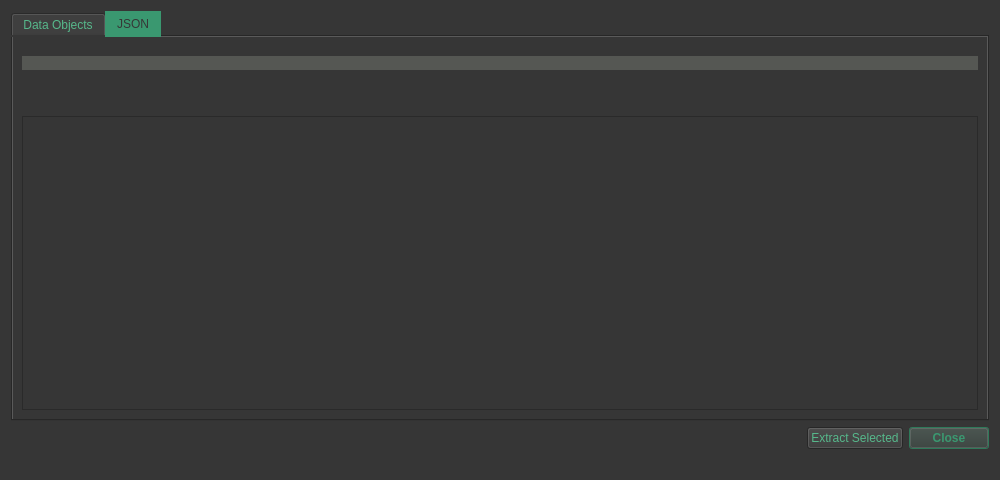
<?xml version="1.0" encoding="UTF-8"?>
<ui version="4.0">
 <class>Form</class>
 <widget class="QWidget" name="Form">
  <property name="geometry">
   <rect>
    <x>0</x>
    <y>0</y>
    <width>1000</width>
    <height>480</height>
   </rect>
  </property>
  <property name="windowTitle">
   <string>Form</string>
  </property>
  <property name="styleSheet">
   <string notr="true">QWidget
{
	color: rgb(86, 184, 139);
	background-color: rgb(54, 54, 54);
	selection-background-color: rgb(58, 152, 112);
}

QTabWidget
{
	background-color: rgb(54, 54, 54);
	selection-background-color: rgb(58, 152, 112);
}

QTabBar::tab:top:selected {
    background-color: rgb(58, 152, 112);
    color: rgb(54, 54, 54);
}

QTableWidget
{
background-color: rgb(85, 87, 83);
selection-background-color: rgb(58, 152, 112);
}

QLabel#indexLabel
{
	background-color: rgb(85, 87, 83);
}

QLabel#collLabel
{
	background-color: rgb(85, 87, 83);
}

QLabel#errorLabel
{
	color: rgb(217, 174, 23);
}

QPushButton#closeButton
{
	background-color: rgb(54, 54, 54);
	color: rgb(58, 152, 112);
}</string>
  </property>
  <layout class="QVBoxLayout" name="verticalLayout">
   <item>
    <widget class="QTabWidget" name="tabWidget">
     <property name="styleSheet">
      <string notr="true"/>
     </property>
     <property name="currentIndex">
      <number>1</number>
     </property>
     <widget class="QWidget" name="tab_2">
      <attribute name="title">
       <string>Data Objects</string>
      </attribute>
      <layout class="QVBoxLayout" name="verticalLayout_3">
       <item>
        <spacer name="verticalSpacer_4">
         <property name="orientation">
          <enum>Qt::Vertical</enum>
         </property>
         <property name="sizeType">
          <enum>QSizePolicy::Maximum</enum>
         </property>
         <property name="sizeHint" stdset="0">
          <size>
           <width>20</width>
           <height>10</height>
          </size>
         </property>
        </spacer>
       </item>
       <item>
        <widget class="QLabel" name="collLabel">
         <property name="text">
          <string/>
         </property>
        </widget>
       </item>
       <item>
        <spacer name="verticalSpacer">
         <property name="orientation">
          <enum>Qt::Vertical</enum>
         </property>
         <property name="sizeType">
          <enum>QSizePolicy::Maximum</enum>
         </property>
         <property name="sizeHint" stdset="0">
          <size>
           <width>20</width>
           <height>40</height>
          </size>
         </property>
        </spacer>
       </item>
       <item>
        <widget class="QTableWidget" name="dataObjectTable">
         <property name="sizeAdjustPolicy">
          <enum>QAbstractScrollArea::AdjustToContents</enum>
         </property>
         <property name="editTriggers">
          <set>QAbstractItemView::NoEditTriggers</set>
         </property>
         <property name="selectionMode">
          <enum>QAbstractItemView::MultiSelection</enum>
         </property>
         <property name="selectionBehavior">
          <enum>QAbstractItemView::SelectRows</enum>
         </property>
         <column>
          <property name="text">
           <string>Name</string>
          </property>
         </column>
         <column>
          <property name="text">
           <string>Owner</string>
          </property>
         </column>
         <column>
          <property name="text">
           <string>Size</string>
          </property>
         </column>
         <column>
          <property name="text">
           <string>Creation Date</string>
          </property>
         </column>
        </widget>
       </item>
      </layout>
     </widget>
     <widget class="QWidget" name="tab">
      <attribute name="title">
       <string>JSON</string>
      </attribute>
      <layout class="QVBoxLayout" name="verticalLayout_2">
       <item>
        <spacer name="verticalSpacer_3">
         <property name="orientation">
          <enum>Qt::Vertical</enum>
         </property>
         <property name="sizeType">
          <enum>QSizePolicy::Maximum</enum>
         </property>
         <property name="sizeHint" stdset="0">
          <size>
           <width>20</width>
           <height>10</height>
          </size>
         </property>
        </spacer>
       </item>
       <item>
        <widget class="QLabel" name="indexLabel">
         <property name="text">
          <string/>
         </property>
        </widget>
       </item>
       <item>
        <spacer name="verticalSpacer_2">
         <property name="orientation">
          <enum>Qt::Vertical</enum>
         </property>
         <property name="sizeType">
          <enum>QSizePolicy::Maximum</enum>
         </property>
         <property name="sizeHint" stdset="0">
          <size>
           <width>20</width>
           <height>40</height>
          </size>
         </property>
        </spacer>
       </item>
       <item>
        <widget class="QTextBrowser" name="textBrowser"/>
       </item>
      </layout>
     </widget>
    </widget>
   </item>
   <item>
    <layout class="QHBoxLayout" name="horizontalLayout">
     <item>
      <spacer name="horizontalSpacer">
       <property name="orientation">
        <enum>Qt::Horizontal</enum>
       </property>
       <property name="sizeHint" stdset="0">
        <size>
         <width>40</width>
         <height>20</height>
        </size>
       </property>
      </spacer>
     </item>
     <item>
      <widget class="QPushButton" name="extractButton">
       <property name="text">
        <string>Extract Selected</string>
       </property>
      </widget>
     </item>
     <item>
      <widget class="QPushButton" name="closeButton">
       <property name="font">
        <font>
         <weight>75</weight>
         <bold>true</bold>
        </font>
       </property>
       <property name="text">
        <string>Close</string>
       </property>
       <property name="default">
        <bool>true</bool>
       </property>
      </widget>
     </item>
    </layout>
   </item>
   <item>
    <widget class="QLabel" name="errorLabel">
     <property name="text">
      <string/>
     </property>
    </widget>
   </item>
  </layout>
 </widget>
 <resources/>
 <connections/>
</ui>
